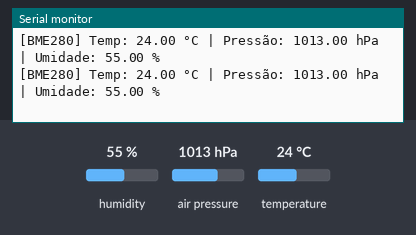
Bench run of a sketch on a simulated ESP32. On the bench: the last lines printed to the serial monitor. The test bench sets the inputs (shaded band); at power-on: humidity 55 %, air pressure 1013 hPa, temperature 24 °C.

Above: at 1.3 s.
1.4 s: humidity set to 22 %
At 1.9 s:
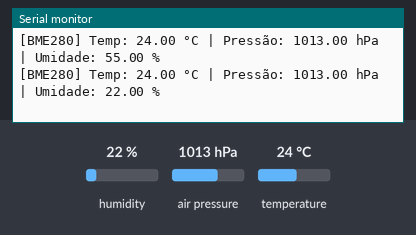
2.9 s: air pressure set to 952 hPa
At 3.4 s:
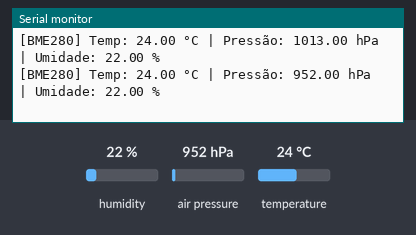
4.4 s: temperature set to 12 °C
At 4.9 s:
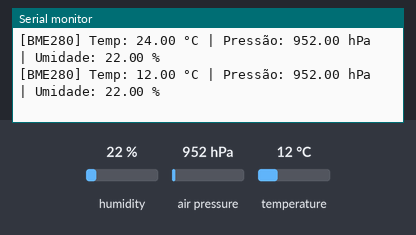

The sketch:

BME280.ino
```cpp
#include <Wire.h>
#include <Adafruit_BME280.h>

Adafruit_BME280 bme;

//////////// Função BME280 ////////////////////////////////////////////////
void taskBME280(void *parameter) {
  while (true) {
    float temp = bme.readTemperature(); //le temperatura
    float pres = bme.readPressure() / 100.0F; //le pressão
    float umid = bme.readHumidity(); //le humildade

    //mostra os valores lidos em uma unica linha
    Serial.printf("[BME280] Temp: %.2f °C | Pressão: %.2f hPa | Umidade: %.2f %%\n", temp, pres, umid);

    vTaskDelay(pdMS_TO_TICKS(500));
  }
}

// chamar a função "iniciarBME280()" no void setup pra iniciar a leitura do BME
bool iniciarBME280() {
  Wire.begin(20, 19); //SDA = 20, SCL = 19

  if (!bme.begin(0x76, &Wire)) {
    Serial.println("BME280 não encontrado");
    return false;
  }

  // Cria a tarefa no FreeRTOS Alocando 4096 bytes
  xTaskCreate(taskBME280, "TaskBME280", 4096, NULL, 1, NULL);

  Serial.println("BME280 OK");
  return true;
}
////////////////////////////////////////////////////////////////////////

void setup(){

  Serial.begin(115200);
  iniciarBME280();

}

void loop(){

}
```

Measured:
- after the input at 1.4 s, the serial monitor: prints a new line after 0.11 s (image 1)
- after the input at 2.9 s, the serial monitor: prints a new line after 0.13 s (image 2)
- after the input at 4.4 s, the serial monitor: prints a new line after 0.14 s (image 3)
